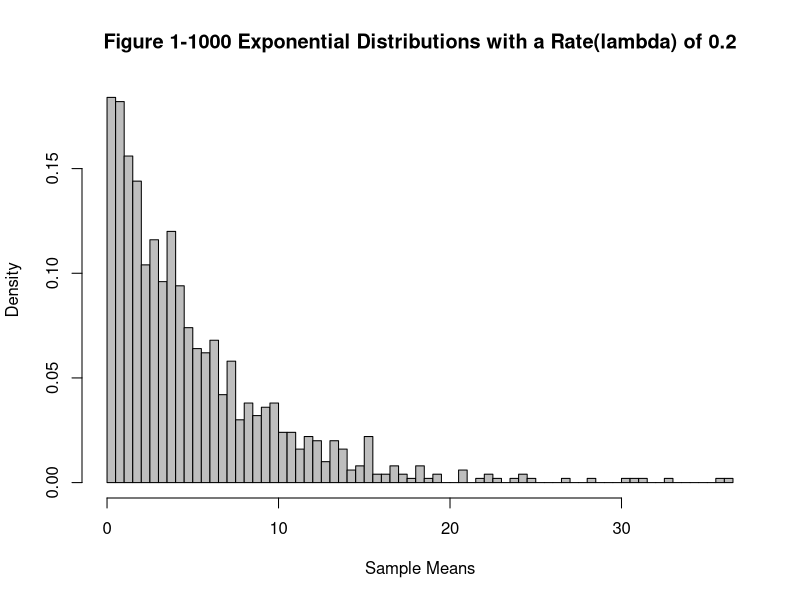
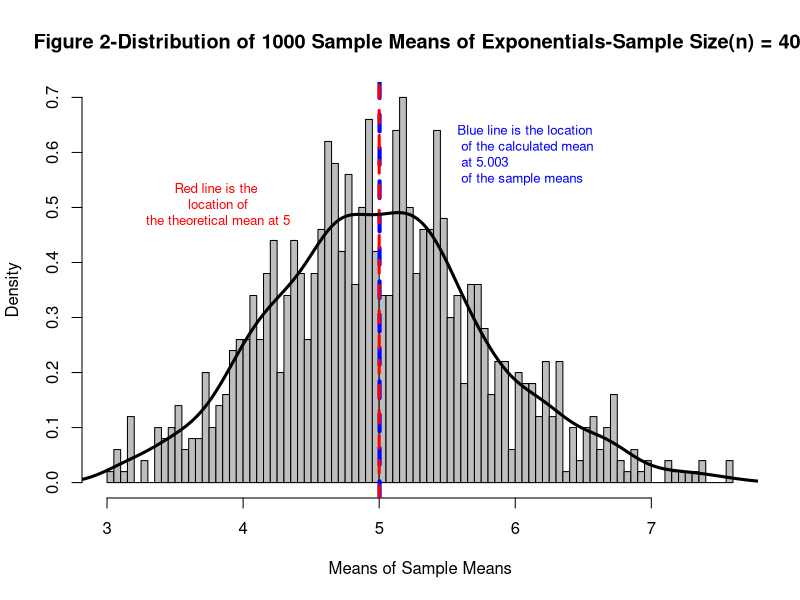
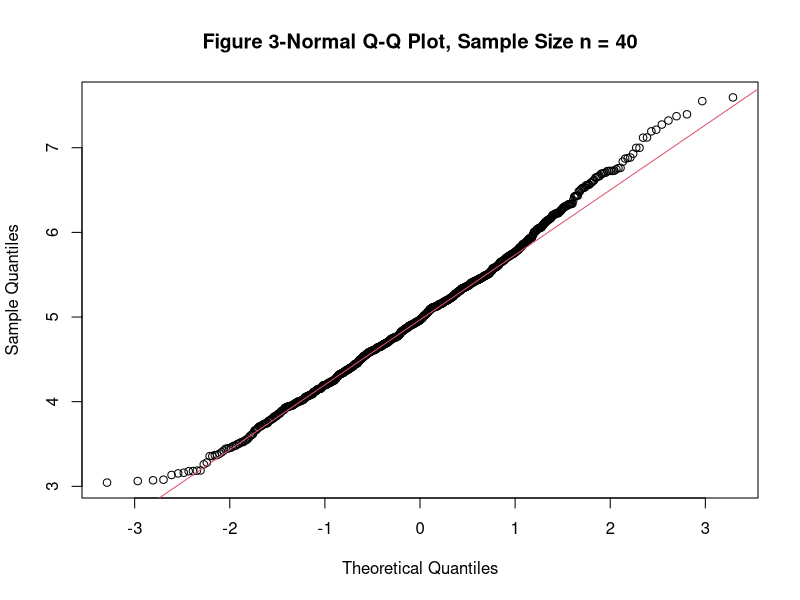

Recreate these plots in R, in order.
## ---- chunk 1

## ---- chunk 2
# Figure 1 Code
set.seed(1234)
X <- rexp(1000,0.2)
hist(X, probability = TRUE,
     main = "Figure 1-1000 Exponential Distributions with a Rate(lambda) of 0.2",
     col="grey", xlab='Sample Means', breaks=100)
################################################################################
## ---- chunk 3
# Code for generating distribution of sample means and the associated Figure 2
set.seed(112)
mns=NULL
for (i in 1 : 1000) mns = c(mns, mean(rexp(40,0.2)))
     hist(mns, probability = TRUE, 
main="Figure 2-Distribution of 1000 Sample Means of Exponentials-Sample Size(n) = 40 ", 
        xlab = "Means of Sample Means", breaks = 100, col ="grey")
abline(v=mean(mns), col="blue",lty=2, lwd=4)
abline(v=5, col="red",lty=2, lwd=3)
lines(density(mns), lwd=3, col="black")
text(3.8, 0.45, pos= 3.8, "Red line is the\n location of\n the theoretical mean at 5", 
     cex = .8, col = "red")
text(5.5, 0.58, pos= 4, 
"Blue line is the location\n of the calculated mean\n at 5.003\n of the sample means", 
     cex = .8, col = "blue")
################################################################################
## ---- chunk 4
# Code for the test of normality and the accompanying Figure 3 Q-Q Plot
     qqnorm(mns, main = "Figure 3-Normal Q-Q Plot, Sample Size n = 40");qqline(mns,col = 2)
################################################################################
## ---- chunk 5
# Code for calculating mean and variance of sampling mean distribution
X_n <- mean(mns) #Sample Mean
v <- var(mns) #Sample Variance
################################################################################
